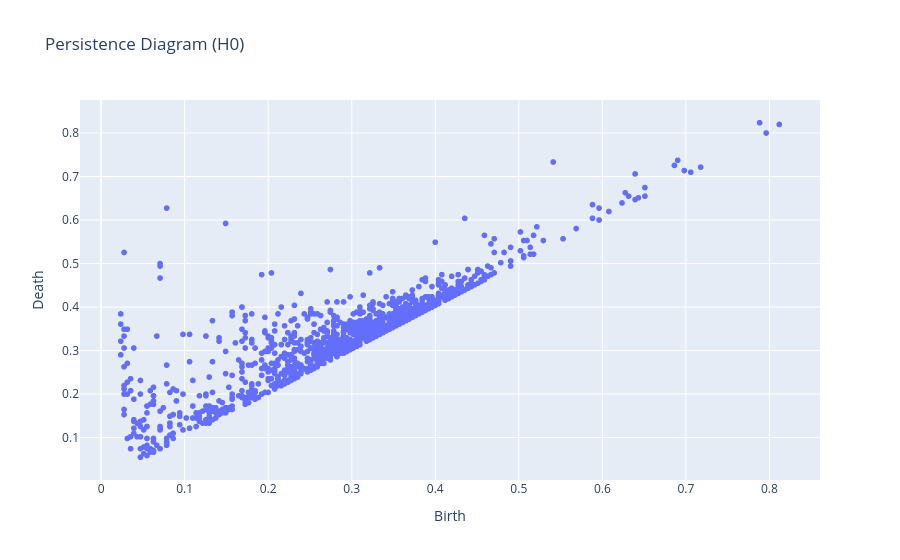
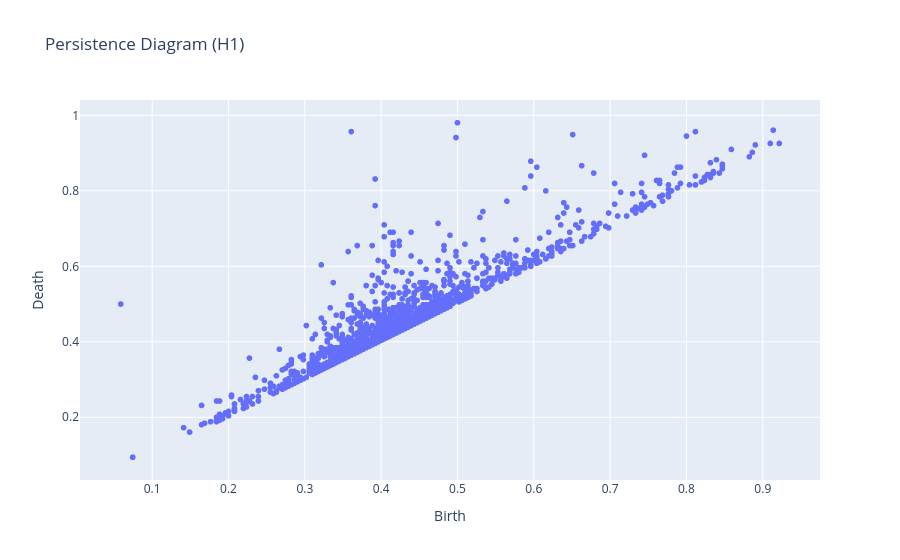

The notebook cell these images were saved under, in order:
### Markdown cell above
## Perform CLAHE + TDA
- We will perform CLAHE on the skull-stripped images.
- We will obtain the cubical persistence diagram for the CLAHE images.
- We will obtain the persistence landscape for the CLAHE images.

### Code cell
# Convert RGB to Grayscale
gray_skull_stripped = cv2.cvtColor(resized_skull, cv2.COLOR_RGB2GRAY)

# Apply CLAHE
clahe = cv2.createCLAHE(clipLimit=4.0, tileGridSize=(8, 8))
clahe_skull = clahe.apply(gray_skull_stripped)

# Normalize to [0, 1] for GTDA
normalized_clahe_skull = clahe_skull / 255.0
normalized_clahe_skull[normalized_clahe_skull < 0.02] = 0.5

# Reshape for giotto-tda
X_clahe_skull = normalized_clahe_skull[np.newaxis, :, :]  # Shape: (1, H, W)

# Compute Cubical Persistence
cp_skull = CubicalPersistence(homology_dimensions=(0, 1))
cp_skull.fit(X_clahe_skull)
diagrams_skull = cp_skull.fit_transform(X_clahe_skull)

#Plot the persistence diagram
diagram = diagrams_skull[0]
diagram_h0 = diagram[np.isclose(diagram[:, 2], 0)]
diagram_h1 = diagram[np.isclose(diagram[:, 2], 1)]

fig_h0 = px.scatter(x=diagram_h0[:, 0], y=diagram_h0[:, 1], labels={'x': 'Birth', 'y': 'Death'}, title='Persistence Diagram (H0)')
fig_h1 = px.scatter(x=diagram_h1[:, 0], y=diagram_h1[:, 1], labels={'x': 'Birth', 'y': 'Death'}, title='Persistence Diagram (H1)')
fig_h0.show()
fig_h1.show()


# Plot Persistence Diagram
# fig_skull = cp_skull.plot(diagrams_skull, sample=0)
# fig_skull.update_layout(title="Persistence Diagram (Skull-Stripped + CLAHE)")
# fig_skull.show()

# Compute persistence landscape
pl = PersistenceLandscape(n_layers=5, n_bins=50) 

#Plot Persistence Landscape for H0 
landscape_h0 = pl.fit_transform([diagram_h0])
plt.figure(figsize=(10, 6))
plt.plot(landscape_h0[0, 1])
plt.title("Persistence Landscape (H0)")
plt.xlabel("Sample Points")
plt.show()

#Plot Persistence Landscape for H1
landscape_h1 = pl.fit_transform([diagram_h1])
plt.figure(figsize=(10, 6))
plt.plot(landscape_h1[0, 1])
plt.title("Persistence Landscape (H1)")
plt.xlabel("Sample Points")
plt.show()

# Convert clahe_img to a PIL image
clahe_img = Image.fromarray(clahe_skull)

# Display the CLAHE image
clahe_img

### Figure 1 — Plotly figure (JSON) as saved in the notebook; plotly's stock layout.template omitted (floating-point values rounded to 4 significant figures; data arrays with more than 128 entries replaced by an {"elided": "..."} marker saying what was removed)
{"data": [{"hovertemplate": "Birth=%{x}<br>Death=%{y}<extra></extra>", "legendgroup": "", "marker": {"color": "#636efa", "symbol": "circle"}, "mode": "markers", "name": "", "showlegend": false, "type": "scattergl", "x": {"elided": "1176 float values"}, "xaxis": "x", "y": {"elided": "1176 float values"}, "yaxis": "y"}], "layout": {"legend": {"tracegroupgap": 0}, "title": {"text": "Persistence Diagram (H0)"}, "xaxis": {"anchor": "y", "domain": [0, 1], "title": {"text": "Birth"}}, "yaxis": {"anchor": "x", "domain": [0, 1], "title": {"text": "Death"}}}}

### Figure 2 — Plotly figure (JSON) as saved in the notebook; plotly's stock layout.template omitted (floating-point values rounded to 4 significant figures; data arrays with more than 128 entries replaced by an {"elided": "..."} marker saying what was removed)
{"data": [{"hovertemplate": "Birth=%{x}<br>Death=%{y}<extra></extra>", "legendgroup": "", "marker": {"color": "#636efa", "symbol": "circle"}, "mode": "markers", "name": "", "showlegend": false, "type": "scattergl", "x": {"elided": "1503 float values"}, "xaxis": "x", "y": {"elided": "1503 float values"}, "yaxis": "y"}], "layout": {"legend": {"tracegroupgap": 0}, "title": {"text": "Persistence Diagram (H1)"}, "xaxis": {"anchor": "y", "domain": [0, 1], "title": {"text": "Birth"}}, "yaxis": {"anchor": "x", "domain": [0, 1], "title": {"text": "Death"}}}}
